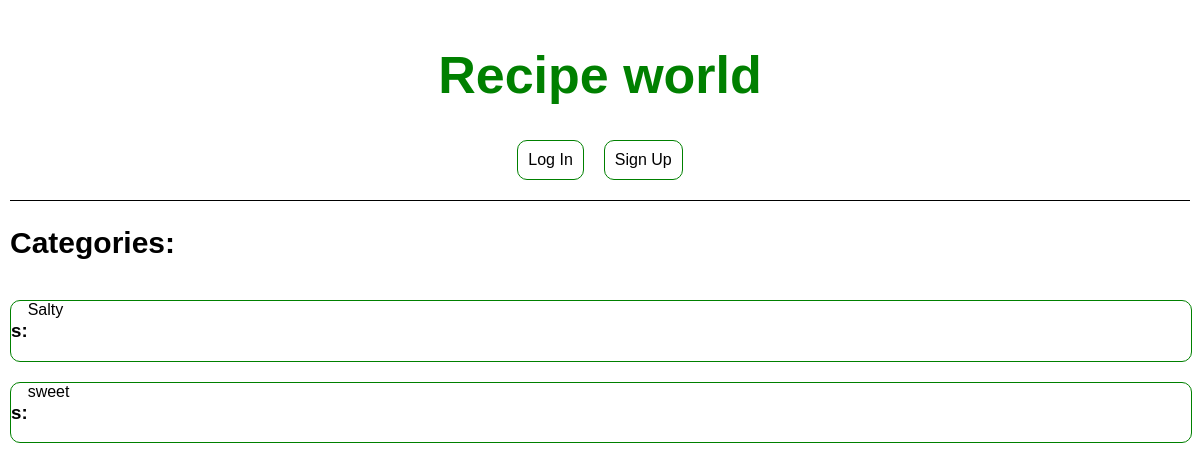
/recipes/category/, run on an earlier commit of the app's database.
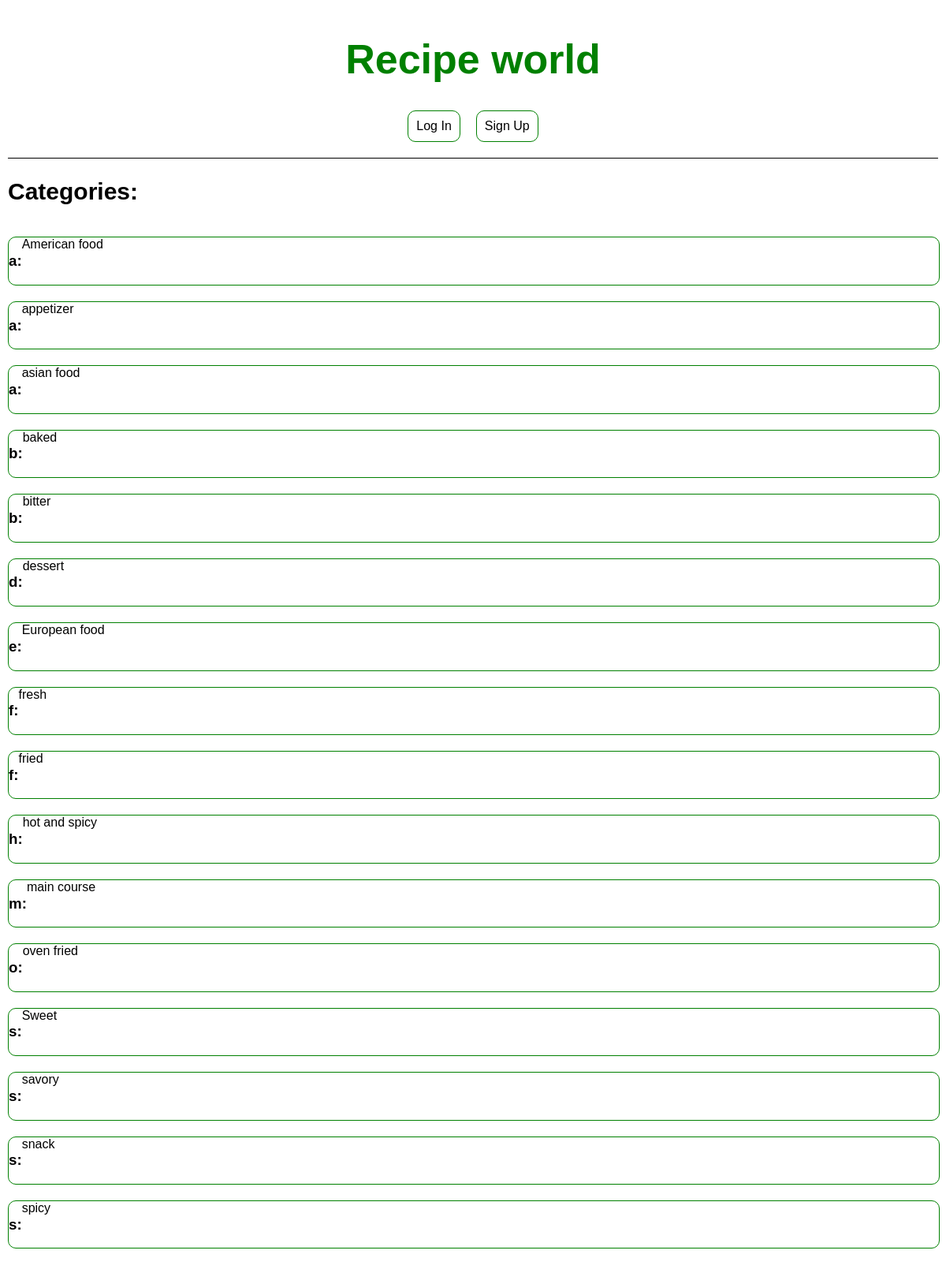
And on a later commit of the database.
### recipes/models.py (models this page shows, shortened)
class Category(models.Model):
    title = models.CharField(max_length=255, primary_key=True)
    description = models.TextField()
    class Meta:
        db_table = "Categories"
        ordering = ['title']
    def get_absolute_url(self):
        return reverse("recipes_category", kwargs={"pk": self.pk})

### recipes/views.py (the view)
# urls.py: path("category/", views.CategoriesPageView.as_view(), name="recipe_categories"),
class CategoriesPageView(ListView):
    model = Category
    template_name = "../templates/categories.html"
    paginate_by = 10
    def get_context_data(self, **kwargs):
        context = super().get_context_data(**kwargs)
        context['alphabet'] = map(chr, range(97, 123))
        return context

### recipes/templatetags/filter_first.py (called while the page is built)
@register.filter
def filter_first(list, char):
    if list.model == Category:
        return Category.objects.filter(title__startswith=char)
    elif list.model == Ingredient:
        return Ingredient.objects.filter(title__startswith=char)

### templates/categories.html (shortened to what this page needs)
{% extends "recent.html" %}
{% load static %}
{% load filter_first %}
{% block css %}
    <link rel="stylesheet" href="{% static 'recent.css' %}">
    <link rel="stylesheet" href="{% static 'base.css' %}">
{% endblock %}
{% block content %}
{% block head %}<h2>Categories:</h2>{% endblock head %}
<ul>
    {%  for letter in alphabet %}
        {%for item in object_list|filter_first:letter  %}
            <li>
                <h3>{{letter}}:</h3>
                <div class="element">
                    <a href="{{ item.get_absolute_url }}">{{ item.title }}</a>
                </div>
            </li>
        {% endfor %}
    {% endfor %}
</ul>
{% endblock content %}

### templates/recent.html (shortened to what this page needs)
{% extends "base.html" %}
{% load static %}

### templates/base.html (shortened to what this page needs)
{% load static %}
<!DOCTYPE html>
<html lang="en">
<head>
    {% block css %}{% endblock %}
<body id="body">
    <header>
        <div class="homeLogo">
            <a href="{% url 'home' %}"><h1>Recipe world</h1></a>
        </div>
        <div class="userInteraction">
            <div class="userAction">
                {% if user.is_authenticated %}
                    <div class="sub">
                        <p>{{ user.username }}</p>
                        <a class="subLog" href="{% url 'reset_password' %}">Change your password</a>
                        <a class="subLog" href="{% url 'logout' %}">Log out</a>
                    </div>
                {% else %}
                    <div class="sub">
                        <a class="subLog" href="{% url 'login' %}">Log In</a>
                        <a class="subLog" href="{% url 'signup' %}">Sign Up</a>
                    </div>
                {% endif %}
            </div>
        </div>
    </header>
     <section class="main">
         <div class="container">
          {% block content %}
          {% endblock content %}
        </div>
     </section>
</body>
</html>

### static/css/recent.css (style rules this page uses)
h3 { text-align: center; }
ul { list-style: none; display:flex; flex-direction: column; gap:20px; width: auto; padding: 0; }
li { display:flex; width: 100%; border:green solid 1px; border-radius:10px; height: fit-content; }

### static/css/base.css (style rules this page uses)
* { font-family: Arial,sans-serif; width: auto; }
body { padding: 10px; margin: 0; display: flex; flex-direction: column; }
div { display:flex; }
a { text-decoration: none; color: black; }
h2 { color: black; font-size: 30px; height: fit-content; }
header { border-bottom: black solid 1px; display: flex; flex-direction: column; justify-content: center; align-content: center; background-color: white; position: sticky; top:0; }
.homeLogo { justify-content: center; align-content: center; }
.homeLogo a { font-size: 26px; color: green; width: fit-content; }
.userAction { width: auto; flex-wrap: nowrap; justify-content: center; align-content: center; }
.userInteraction { width: auto; align-content: center; flex-direction: column; }
.sub { flex-wrap: wrap; column-gap:20px; justify-content: center; row-gap: 5px; margin-bottom: 20px; }
.subLog { width: fit-content; height: fit-content; padding:10px; border:green solid 1px; border-radius: 10px; }
.container { flex-direction: column; }
.main { width:auto ; }

What changed in the data, as far as the page shows it:
removed Category: letter "s", title "Salty"
removed Category: letter "s", title "sweet"
added Category: letter "a", title "American food"
added Category: letter "a", title "appetizer"
added Category: letter "a", title "asian food"
added Category: letter "b", title "baked"
added Category: letter "b", title "bitter"
added Category: letter "d", title "dessert"
added Category: letter "e", title "European food"
added Category: letter "f", title "fresh"
added Category: letter "f", title "fried"
added Category: letter "h", title "hot and spicy"
added Category: letter "m", title "main course"
added Category: letter "o", title "oven fried"
added Category: letter "s", title "Sweet"
added Category: letter "s", title "savory"
added Category: letter "s", title "snack"
added Category: letter "s", title "spicy"
